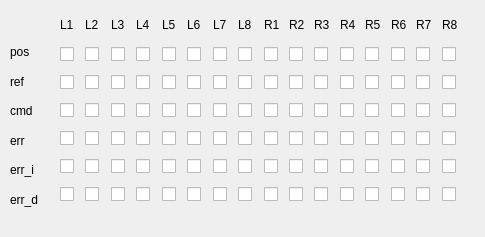
<?xml version="1.0" encoding="UTF-8"?>
<ui version="4.0">
 <class>Dialog</class>
 <widget class="QDialog" name="Dialog">
  <property name="geometry">
   <rect>
    <x>0</x>
    <y>0</y>
    <width>485</width>
    <height>237</height>
   </rect>
  </property>
  <property name="windowTitle">
   <string>Dialog</string>
  </property>
  <widget class="QWidget" name="horizontalLayoutWidget">
   <property name="geometry">
    <rect>
     <x>60</x>
     <y>9</y>
     <width>401</width>
     <height>31</height>
    </rect>
   </property>
   <layout class="QHBoxLayout" name="horizontalLayout">
    <item>
     <widget class="QLabel" name="label">
      <property name="text">
       <string>L1</string>
      </property>
     </widget>
    </item>
    <item>
     <widget class="QLabel" name="label_2">
      <property name="text">
       <string>L2</string>
      </property>
     </widget>
    </item>
    <item>
     <widget class="QLabel" name="label_3">
      <property name="text">
       <string>L3</string>
      </property>
     </widget>
    </item>
    <item>
     <widget class="QLabel" name="label_4">
      <property name="text">
       <string>L4</string>
      </property>
     </widget>
    </item>
    <item>
     <widget class="QLabel" name="label_5">
      <property name="text">
       <string>L5</string>
      </property>
     </widget>
    </item>
    <item>
     <widget class="QLabel" name="label_6">
      <property name="text">
       <string>L6</string>
      </property>
     </widget>
    </item>
    <item>
     <widget class="QLabel" name="label_7">
      <property name="text">
       <string>L7</string>
      </property>
     </widget>
    </item>
    <item>
     <widget class="QLabel" name="label_8">
      <property name="text">
       <string>L8</string>
      </property>
     </widget>
    </item>
    <item>
     <widget class="QLabel" name="label_9">
      <property name="text">
       <string>R1</string>
      </property>
     </widget>
    </item>
    <item>
     <widget class="QLabel" name="label_10">
      <property name="text">
       <string>R2</string>
      </property>
     </widget>
    </item>
    <item>
     <widget class="QLabel" name="label_11">
      <property name="text">
       <string>R3</string>
      </property>
     </widget>
    </item>
    <item>
     <widget class="QLabel" name="label_12">
      <property name="text">
       <string>R4</string>
      </property>
     </widget>
    </item>
    <item>
     <widget class="QLabel" name="label_13">
      <property name="text">
       <string>R5</string>
      </property>
     </widget>
    </item>
    <item>
     <widget class="QLabel" name="label_14">
      <property name="text">
       <string>R6</string>
      </property>
     </widget>
    </item>
    <item>
     <widget class="QLabel" name="label_15">
      <property name="text">
       <string>R7</string>
      </property>
     </widget>
    </item>
    <item>
     <widget class="QLabel" name="label_16">
      <property name="text">
       <string>R8</string>
      </property>
     </widget>
    </item>
   </layout>
  </widget>
  <widget class="QWidget" name="verticalLayoutWidget">
   <property name="geometry">
    <rect>
     <x>10</x>
     <y>40</y>
     <width>51</width>
     <height>171</height>
    </rect>
   </property>
   <layout class="QVBoxLayout" name="verticalLayout">
    <item>
     <widget class="QLabel" name="label_17">
      <property name="text">
       <string>pos</string>
      </property>
     </widget>
    </item>
    <item>
     <widget class="QLabel" name="label_18">
      <property name="text">
       <string>ref</string>
      </property>
     </widget>
    </item>
    <item>
     <widget class="QLabel" name="label_19">
      <property name="text">
       <string>cmd</string>
      </property>
     </widget>
    </item>
    <item>
     <widget class="QLabel" name="label_20">
      <property name="text">
       <string>err</string>
      </property>
     </widget>
    </item>
    <item>
     <widget class="QLabel" name="label_21">
      <property name="text">
       <string>err_i</string>
      </property>
     </widget>
    </item>
    <item>
     <widget class="QLabel" name="label_22">
      <property name="text">
       <string>err_d</string>
      </property>
     </widget>
    </item>
   </layout>
  </widget>
  <widget class="QWidget" name="verticalLayoutWidget_2">
   <property name="geometry">
    <rect>
     <x>60</x>
     <y>40</y>
     <width>401</width>
     <height>171</height>
    </rect>
   </property>
   <layout class="QVBoxLayout" name="verticalLayout_2">
    <item>
     <layout class="QHBoxLayout" name="horizontalLayout_11">
      <item>
       <widget class="QCheckBox" name="L1_pos">
        <property name="text">
         <string/>
        </property>
       </widget>
      </item>
      <item>
       <widget class="QCheckBox" name="L2_pos">
        <property name="text">
         <string/>
        </property>
       </widget>
      </item>
      <item>
       <widget class="QCheckBox" name="L3_pos">
        <property name="text">
         <string/>
        </property>
       </widget>
      </item>
      <item>
       <widget class="QCheckBox" name="L4_pos">
        <property name="text">
         <string/>
        </property>
       </widget>
      </item>
      <item>
       <widget class="QCheckBox" name="L5_pos">
        <property name="text">
         <string/>
        </property>
       </widget>
      </item>
      <item>
       <widget class="QCheckBox" name="L6_pos">
        <property name="text">
         <string/>
        </property>
       </widget>
      </item>
      <item>
       <widget class="QCheckBox" name="L7_pos">
        <property name="text">
         <string/>
        </property>
       </widget>
      </item>
      <item>
       <widget class="QCheckBox" name="L8_pos">
        <property name="text">
         <string/>
        </property>
       </widget>
      </item>
      <item>
       <widget class="QCheckBox" name="R1_pos">
        <property name="text">
         <string/>
        </property>
       </widget>
      </item>
      <item>
       <widget class="QCheckBox" name="R2_pos">
        <property name="text">
         <string/>
        </property>
       </widget>
      </item>
      <item>
       <widget class="QCheckBox" name="R3_pos">
        <property name="text">
         <string/>
        </property>
       </widget>
      </item>
      <item>
       <widget class="QCheckBox" name="R4_pos">
        <property name="text">
         <string/>
        </property>
       </widget>
      </item>
      <item>
       <widget class="QCheckBox" name="R5_pos">
        <property name="text">
         <string/>
        </property>
       </widget>
      </item>
      <item>
       <widget class="QCheckBox" name="R6_pos">
        <property name="text">
         <string/>
        </property>
       </widget>
      </item>
      <item>
       <widget class="QCheckBox" name="R7_pos">
        <property name="text">
         <string/>
        </property>
       </widget>
      </item>
      <item>
       <widget class="QCheckBox" name="R8_pos">
        <property name="text">
         <string/>
        </property>
       </widget>
      </item>
     </layout>
    </item>
    <item>
     <layout class="QHBoxLayout" name="horizontalLayout_10">
      <item>
       <widget class="QCheckBox" name="L1_ref">
        <property name="text">
         <string/>
        </property>
       </widget>
      </item>
      <item>
       <widget class="QCheckBox" name="L2_ref">
        <property name="text">
         <string/>
        </property>
       </widget>
      </item>
      <item>
       <widget class="QCheckBox" name="L3_ref">
        <property name="text">
         <string/>
        </property>
       </widget>
      </item>
      <item>
       <widget class="QCheckBox" name="L4_ref">
        <property name="text">
         <string/>
        </property>
       </widget>
      </item>
      <item>
       <widget class="QCheckBox" name="L5_ref">
        <property name="text">
         <string/>
        </property>
       </widget>
      </item>
      <item>
       <widget class="QCheckBox" name="L6_ref">
        <property name="text">
         <string/>
        </property>
       </widget>
      </item>
      <item>
       <widget class="QCheckBox" name="L7_ref">
        <property name="text">
         <string/>
        </property>
       </widget>
      </item>
      <item>
       <widget class="QCheckBox" name="L8_ref">
        <property name="text">
         <string/>
        </property>
       </widget>
      </item>
      <item>
       <widget class="QCheckBox" name="R1_ref">
        <property name="text">
         <string/>
        </property>
       </widget>
      </item>
      <item>
       <widget class="QCheckBox" name="R2_ref">
        <property name="text">
         <string/>
        </property>
       </widget>
      </item>
      <item>
       <widget class="QCheckBox" name="R3_ref">
        <property name="text">
         <string/>
        </property>
       </widget>
      </item>
      <item>
       <widget class="QCheckBox" name="R4_ref">
        <property name="text">
         <string/>
        </property>
       </widget>
      </item>
      <item>
       <widget class="QCheckBox" name="R5_ref">
        <property name="text">
         <string/>
        </property>
       </widget>
      </item>
      <item>
       <widget class="QCheckBox" name="R6_ref">
        <property name="text">
         <string/>
        </property>
       </widget>
      </item>
      <item>
       <widget class="QCheckBox" name="R7_ref">
        <property name="text">
         <string/>
        </property>
       </widget>
      </item>
      <item>
       <widget class="QCheckBox" name="R8_ref">
        <property name="text">
         <string/>
        </property>
       </widget>
      </item>
     </layout>
    </item>
    <item>
     <layout class="QHBoxLayout" name="horizontalLayout_8">
      <item>
       <widget class="QCheckBox" name="L1_cmd">
        <property name="text">
         <string/>
        </property>
       </widget>
      </item>
      <item>
       <widget class="QCheckBox" name="L2_cmd">
        <property name="text">
         <string/>
        </property>
       </widget>
      </item>
      <item>
       <widget class="QCheckBox" name="L3_cmd">
        <property name="text">
         <string/>
        </property>
       </widget>
      </item>
      <item>
       <widget class="QCheckBox" name="L4_cmd">
        <property name="text">
         <string/>
        </property>
       </widget>
      </item>
      <item>
       <widget class="QCheckBox" name="L5_cmd">
        <property name="text">
         <string/>
        </property>
       </widget>
      </item>
      <item>
       <widget class="QCheckBox" name="L6_cmd">
        <property name="text">
         <string/>
        </property>
       </widget>
      </item>
      <item>
       <widget class="QCheckBox" name="L7_cmd">
        <property name="text">
         <string/>
        </property>
       </widget>
      </item>
      <item>
       <widget class="QCheckBox" name="L8_cmd">
        <property name="text">
         <string/>
        </property>
       </widget>
      </item>
      <item>
       <widget class="QCheckBox" name="R1_cmd">
        <property name="text">
         <string/>
        </property>
       </widget>
      </item>
      <item>
       <widget class="QCheckBox" name="R2_cmd">
        <property name="text">
         <string/>
        </property>
       </widget>
      </item>
      <item>
       <widget class="QCheckBox" name="R3_cmd">
        <property name="text">
         <string/>
        </property>
       </widget>
      </item>
      <item>
       <widget class="QCheckBox" name="R4_cmd">
        <property name="text">
         <string/>
        </property>
       </widget>
      </item>
      <item>
       <widget class="QCheckBox" name="R5_cmd">
        <property name="text">
         <string/>
        </property>
       </widget>
      </item>
      <item>
       <widget class="QCheckBox" name="R6_cmd">
        <property name="text">
         <string/>
        </property>
       </widget>
      </item>
      <item>
       <widget class="QCheckBox" name="R7_cmd">
        <property name="text">
         <string/>
        </property>
       </widget>
      </item>
      <item>
       <widget class="QCheckBox" name="R8_cmd">
        <property name="text">
         <string/>
        </property>
       </widget>
      </item>
     </layout>
    </item>
    <item>
     <layout class="QHBoxLayout" name="horizontalLayout_9">
      <item>
       <widget class="QCheckBox" name="L1_err">
        <property name="text">
         <string/>
        </property>
       </widget>
      </item>
      <item>
       <widget class="QCheckBox" name="L2_err">
        <property name="text">
         <string/>
        </property>
       </widget>
      </item>
      <item>
       <widget class="QCheckBox" name="L3_err">
        <property name="text">
         <string/>
        </property>
       </widget>
      </item>
      <item>
       <widget class="QCheckBox" name="L4_err">
        <property name="text">
         <string/>
        </property>
       </widget>
      </item>
      <item>
       <widget class="QCheckBox" name="L5_err">
        <property name="text">
         <string/>
        </property>
       </widget>
      </item>
      <item>
       <widget class="QCheckBox" name="L6_err">
        <property name="text">
         <string/>
        </property>
       </widget>
      </item>
      <item>
       <widget class="QCheckBox" name="L7_err">
        <property name="text">
         <string/>
        </property>
       </widget>
      </item>
      <item>
       <widget class="QCheckBox" name="L8_err">
        <property name="text">
         <string/>
        </property>
       </widget>
      </item>
      <item>
       <widget class="QCheckBox" name="R1_err">
        <property name="text">
         <string/>
        </property>
       </widget>
      </item>
      <item>
       <widget class="QCheckBox" name="R2_err">
        <property name="text">
         <string/>
        </property>
       </widget>
      </item>
      <item>
       <widget class="QCheckBox" name="R3_err">
        <property name="text">
         <string/>
        </property>
       </widget>
      </item>
      <item>
       <widget class="QCheckBox" name="R4_err">
        <property name="text">
         <string/>
        </property>
       </widget>
      </item>
      <item>
       <widget class="QCheckBox" name="R5_err">
        <property name="text">
         <string/>
        </property>
       </widget>
      </item>
      <item>
       <widget class="QCheckBox" name="R6_err">
        <property name="text">
         <string/>
        </property>
       </widget>
      </item>
      <item>
       <widget class="QCheckBox" name="R7_err">
        <property name="text">
         <string/>
        </property>
       </widget>
      </item>
      <item>
       <widget class="QCheckBox" name="R8_err">
        <property name="text">
         <string/>
        </property>
       </widget>
      </item>
     </layout>
    </item>
    <item>
     <layout class="QHBoxLayout" name="horizontalLayout_2">
      <item>
       <widget class="QCheckBox" name="L1_erri">
        <property name="text">
         <string/>
        </property>
       </widget>
      </item>
      <item>
       <widget class="QCheckBox" name="L2_erri">
        <property name="text">
         <string/>
        </property>
       </widget>
      </item>
      <item>
       <widget class="QCheckBox" name="L3_erri">
        <property name="text">
         <string/>
        </property>
       </widget>
      </item>
      <item>
       <widget class="QCheckBox" name="L4_erri">
        <property name="text">
         <string/>
        </property>
       </widget>
      </item>
      <item>
       <widget class="QCheckBox" name="L5_erri">
        <property name="text">
         <string/>
        </property>
       </widget>
      </item>
      <item>
       <widget class="QCheckBox" name="L6_erri">
        <property name="text">
         <string/>
        </property>
       </widget>
      </item>
      <item>
       <widget class="QCheckBox" name="L7_erri">
        <property name="text">
         <string/>
        </property>
       </widget>
      </item>
      <item>
       <widget class="QCheckBox" name="L8_erri">
        <property name="text">
         <string/>
        </property>
       </widget>
      </item>
      <item>
       <widget class="QCheckBox" name="R1_erri">
        <property name="text">
         <string/>
        </property>
       </widget>
      </item>
      <item>
       <widget class="QCheckBox" name="R2_erri">
        <property name="text">
         <string/>
        </property>
       </widget>
      </item>
      <item>
       <widget class="QCheckBox" name="R3_erri">
        <property name="text">
         <string/>
        </property>
       </widget>
      </item>
      <item>
       <widget class="QCheckBox" name="R4_erri">
        <property name="text">
         <string/>
        </property>
       </widget>
      </item>
      <item>
       <widget class="QCheckBox" name="R5_erri">
        <property name="text">
         <string/>
        </property>
       </widget>
      </item>
      <item>
       <widget class="QCheckBox" name="R6_erri">
        <property name="text">
         <string/>
        </property>
       </widget>
      </item>
      <item>
       <widget class="QCheckBox" name="R7_erri">
        <property name="text">
         <string/>
        </property>
       </widget>
      </item>
      <item>
       <widget class="QCheckBox" name="R8_erri">
        <property name="text">
         <string/>
        </property>
       </widget>
      </item>
     </layout>
    </item>
    <item>
     <layout class="QHBoxLayout" name="horizontalLayout_5">
      <item>
       <widget class="QCheckBox" name="L1_errd">
        <property name="text">
         <string/>
        </property>
       </widget>
      </item>
      <item>
       <widget class="QCheckBox" name="L2_errd">
        <property name="text">
         <string/>
        </property>
       </widget>
      </item>
      <item>
       <widget class="QCheckBox" name="L3_errd">
        <property name="text">
         <string/>
        </property>
       </widget>
      </item>
      <item>
       <widget class="QCheckBox" name="L4_errd">
        <property name="text">
         <string/>
        </property>
       </widget>
      </item>
      <item>
       <widget class="QCheckBox" name="L5_errd">
        <property name="text">
         <string/>
        </property>
       </widget>
      </item>
      <item>
       <widget class="QCheckBox" name="L6_errd">
        <property name="text">
         <string/>
        </property>
       </widget>
      </item>
      <item>
       <widget class="QCheckBox" name="L7_errd">
        <property name="text">
         <string/>
        </property>
       </widget>
      </item>
      <item>
       <widget class="QCheckBox" name="L8_errd">
        <property name="text">
         <string/>
        </property>
       </widget>
      </item>
      <item>
       <widget class="QCheckBox" name="R1_errd">
        <property name="text">
         <string/>
        </property>
       </widget>
      </item>
      <item>
       <widget class="QCheckBox" name="R2_errd">
        <property name="text">
         <string/>
        </property>
       </widget>
      </item>
      <item>
       <widget class="QCheckBox" name="R3_errd">
        <property name="text">
         <string/>
        </property>
       </widget>
      </item>
      <item>
       <widget class="QCheckBox" name="R4_errd">
        <property name="text">
         <string/>
        </property>
       </widget>
      </item>
      <item>
       <widget class="QCheckBox" name="R5_errd">
        <property name="text">
         <string/>
        </property>
       </widget>
      </item>
      <item>
       <widget class="QCheckBox" name="R6_errd">
        <property name="text">
         <string/>
        </property>
       </widget>
      </item>
      <item>
       <widget class="QCheckBox" name="R7_errd">
        <property name="text">
         <string/>
        </property>
       </widget>
      </item>
      <item>
       <widget class="QCheckBox" name="R8_errd">
        <property name="text">
         <string/>
        </property>
       </widget>
      </item>
     </layout>
    </item>
   </layout>
  </widget>
 </widget>
 <resources/>
 <connections/>
</ui>
